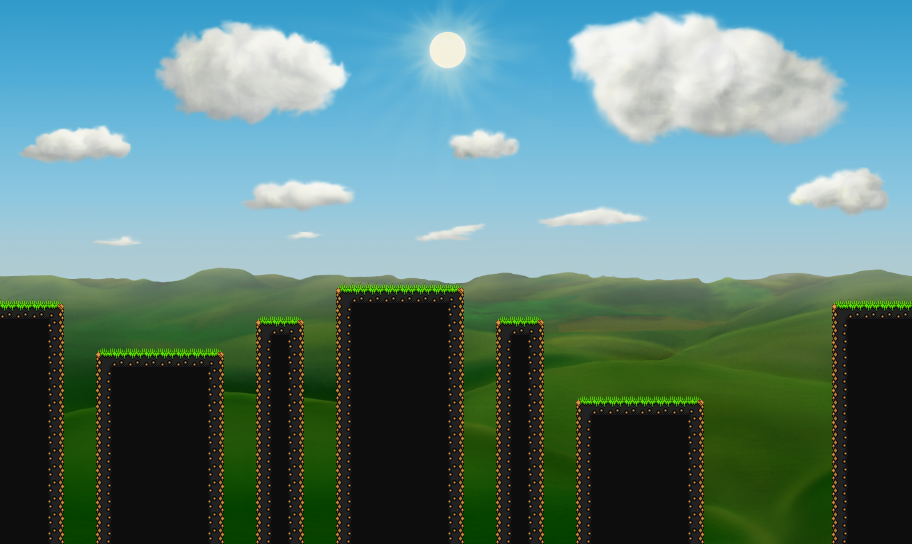

Rendered tile map (Tiled .tmx) drawn with the repository's tilesets; below, a short description and the map source with its tile grids summarised:
An orthogonal 57x34 tile map with 16x16 px tiles, 2 tile layers (plataforms, grass), 1 hidden layer not drawn, 4 image layers and 6 objects (3x enemy, character, glacier, gameEnd).

<map version="1.0" orientation="orthogonal" width="57" height="34" tilewidth="16" tileheight="16">
 <properties>
  <property name="baseHeight" value="130" />
  <property name="tools" value="json:[&quot;water&quot;,&quot;melt&quot;, &quot;poison&quot;]" />
 </properties>
 <tileset firstgid="1" name="tile" tilewidth="16" tileheight="16">
  <image source="../assets/tile.png" width="128" height="128" />
  <tile id="5">
   <properties>
    <property name="type" value="solid" />
   </properties>
  </tile>
  <tile id="6">
   <properties>
    <property name="type" value="lslope" />
   </properties>
  </tile>
  <tile id="7">
   <properties>
    <property name="type" value="rslope" />
   </properties>
  </tile>
  <tile id="14">
   <properties>
    <property name="type" value="solid" />
   </properties>
  </tile>
  <tile id="15">
   <properties>
    <property name="type" value="solid" />
   </properties>
  </tile>
 </tileset>
 <imagelayer name="sky" width="57" height="34">
  <image source="../assets/sky.png" />
 </imagelayer>
 <imagelayer name="ground" width="57" height="34">
  <image source="../assets/ground.png" />
 </imagelayer>
 <imagelayer name="clouds" width="57" height="34">
  <image source="../assets/clouds.png" />
  <properties>
   <property name="xSpeed" value="0.5" />
  </properties>
 </imagelayer>
 <imagelayer name="sun" width="57" height="34">
  <image source="../assets/sun.png" />
 </imagelayer>
 <layer name="plataforms" width="57" height="34">
  <data>[1938 cells, 515 non-empty, 6 distinct tile ids]</data>
 </layer>
 <objectgroup name="character" width="57" height="34">
  <object name="character" x="7" y="266" width="17" height="33">
   <properties>
    <property name="image" value="pjtile" />
    <property name="spriteheight" value="46" />
    <property name="spritewidth" value="32" />
   </properties>
  </object>
 </objectgroup>
 <layer name="grass" width="57" height="34" opacity="0.70">
  <data>[1938 cells, 39 non-empty, 3 distinct tile ids]</data>
 </layer>
 <objectgroup name="glacier" width="57" height="34">
  <object name="glacier" x="721" y="217" width="96" height="320">
   <properties>
    <property name="height" value="320" />
    <property name="width" value="96" />
   </properties>
  </object>
 </objectgroup>
 <objectgroup name="Enemy" width="57" height="34">
  <object name="enemy" x="99" y="313" width="122" height="36" />
  <object name="enemy" x="580" y="362" width="120" height="34" />
  <object name="enemy" x="340" y="248" width="119" height="37" />
 </objectgroup>
 <objectgroup name="gameEnd" width="57" height="34">
  <properties>
   <property name="" value="" />
  </properties>
  <object name="gameEnd" x="868" y="247" width="45" height="54" />
 </objectgroup>
 <layer name="collision" width="57" height="34" visible="0">
  <data>[1938 cells, 187 non-empty, 1 distinct tile ids]</data>
 </layer>
</map>
